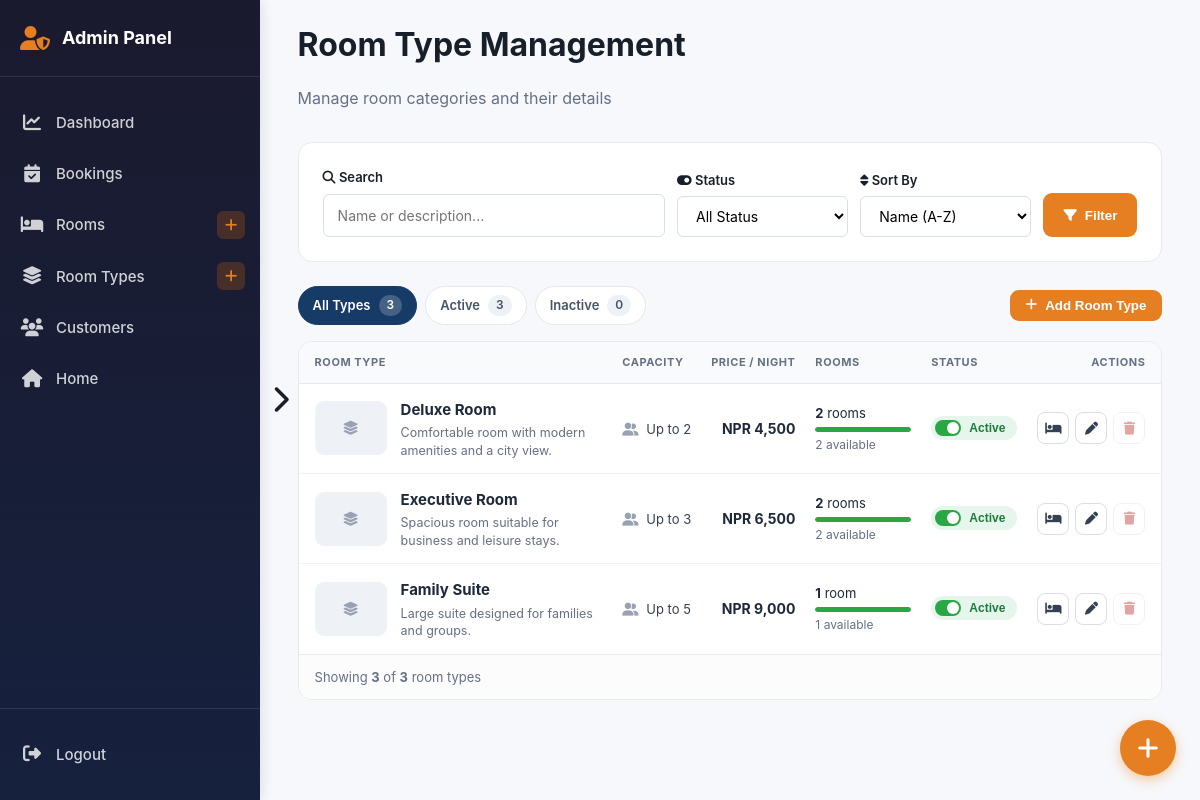
The page /admin/room_types.php (signed in) on the database its author committed.
### tables this page shows
CREATE TABLE room_types (
    id INT UNSIGNED AUTO_INCREMENT PRIMARY KEY,
    name VARCHAR(100) NOT NULL,
    description TEXT,
    image VARCHAR(255),
    capacity INT UNSIGNED NOT NULL DEFAULT 2,
    amenities VARCHAR(500),
    status ENUM('active','inactive') DEFAULT 'active',
    created_at TIMESTAMP DEFAULT CURRENT_TIMESTAMP
);

### config/config.php (called while the page is built, shortened)
<?php
function db(): PDO {
    static $pdo = null;
    if ($pdo === null) {
        $dsn = 'mysql:host=' . DB_HOST . ';dbname=' . DB_NAME . ';charset=utf8mb4';
        try {
            $pdo = new PDO($dsn, DB_USER, DB_PASS, [
                PDO::ATTR_ERRMODE => PDO::ERRMODE_EXCEPTION,
                PDO::ATTR_DEFAULT_FETCH_MODE => PDO::FETCH_ASSOC,
                PDO::ATTR_EMULATE_PREPARES => false,
            ]);
        } catch (PDOException $e) {
            error_log('Database connection failed: ' . $e->getMessage());
            http_response_code(503);
            exit('Service temporarily unavailable. Please try again later.');
        }
    }
    return $pdo;
}
function e(?string $value): string {
    return htmlspecialchars($value ?? '', ENT_QUOTES, 'UTF-8');
}

### admin/room_types.php (the view, shortened to what this page needs)
<?php
require_once '../config/config.php';
$search = $_GET['search'] ?? '';
$statusFilter = $_GET['status'] ?? '';
$sortBy = $_GET['sort'] ?? 'name_asc';
$page = max(1, (int)($_GET['page'] ?? 1));
$perPage = 10;
$offset = ($page - 1) * $perPage;
$sql = "SELECT rt.*, COUNT(r.id) as room_count, SUM(r.status='available') as available_count,
               MIN(r.price) as min_price, MAX(r.price) as max_price
        FROM room_types rt
        LEFT JOIN rooms r ON r.room_type_id=rt.id
        WHERE 1=1";
$params = [];
$sql .= " GROUP BY rt.id";
$countSql = "SELECT COUNT(*) FROM room_types WHERE 1=1";
$countParams = [];
$countStmt = db()->prepare($countSql);
$countStmt->execute($countParams);
$totalTypes = (int)$countStmt->fetchColumn();
switch($sortBy) {
    case 'name_asc':
    default:
        $sql .= " ORDER BY rt.name ASC";
        break;
}
$sql .= " LIMIT $perPage OFFSET $offset";
$stmt = db()->prepare($sql);
$stmt->execute($params);
$types = $stmt->fetchAll();
$counts = ['' => 0];
foreach (db()->query("SELECT status, COUNT(*) c FROM room_types GROUP BY status") as $c) { $counts[$c['status']] = (int)$c['c']; $counts[''] += (int)$c['c']; }
$tabs = ['' => 'All Types', 'active' => 'Active', 'inactive' => 'Inactive'];
$tabUrl = function ($st) use ($search, $sortBy) {
    return 'room_types.php?' . http_build_query(array_filter(['status' => $st, 'search' => $search, 'sort' => $sortBy !== 'name_asc' ? $sortBy : '']));
};
require '../partials_header.php';
require 'partials_admin_nav.php';
?>
<div class="page" style="background:#f6f8fb">
<div class="container">
<div style="margin-bottom:32px">
<h1 style="margin:0 0 8px">Room Type Management</h1>
<p class="muted">Manage room categories and their details</p>
</div>
<div class="panel" style="margin-bottom:24px">
<form method="get" action="room_types.php">
<div style="display:grid;grid-template-columns:2fr 1fr 1fr auto;gap:12px;align-items:end">
<div>
<label style="display:block;margin-bottom:6px;font-weight:600;font-size:13px;color:var(--dark)">
<i class="fas fa-search"></i> Search
</label>
<input type="text" name="search" value="<?=e($search)?>" placeholder="Name or description..." style="width:100%;padding:10px 14px;border:1px solid #d9dee7;border-radius:6px;font-size:14px">
</div>
<div>
<label style="display:block;margin-bottom:6px;font-weight:600;font-size:13px;color:var(--dark)">
<i class="fas fa-toggle-on"></i> Status
</label>
<select name="status" style="width:100%;padding:10px 14px;border:1px solid #d9dee7;border-radius:6px;font-size:14px">
<option value="">All Status</option>
</select>
</div>
<div>
<label style="display:block;margin-bottom:6px;font-weight:600;font-size:13px;color:var(--dark)">
<i class="fas fa-sort"></i> Sort By
</label>
<select name="sort" style="width:100%;padding:10px 14px;border:1px solid #d9dee7;border-radius:6px;font-size:14px">
<option value="name_asc" <?=$sortBy==='name_asc'?'selected':''?>>Name (A-Z)</option>
</select>
</div>
<div style="display:flex;gap:8px">
<button type="submit" class="btn orange" style="padding:10px 20px;white-space:nowrap;height:44px;display:inline-flex;align-items:center;gap:8px">
<i class="fas fa-filter"></i> Filter
</button>
</div>
</div>
</form>
</div>
<div class="rt-tabs">
<?php foreach ($tabs as $k => $label): ?>
<a href="<?=e($tabUrl($k))?>" class="rt-tab <?=$statusFilter === $k ? 'active' : ''?>"><?=$label?> <span><?=$counts[$k] ?? 0?></span></a>
<?php endforeach; ?>
<button type="button" onclick="openAddModal()" class="btn orange" style="margin-left:auto;gap:8px;padding:8px 16px"><i class="fas fa-plus"></i> Add Room Type</button>
</div>
<div class="panel rt-panel">
<?php if(count($types) === 0): ?>
<div style="text-align:center;padding:60px 20px">
<i class="fas fa-layer-group" style="font-size:64px;color:#d9dee7;margin-bottom:20px"></i>
<h3 style="color:var(--muted);margin:0 0 12px">No room types found</h3>
<p class="muted" style="margin-bottom:24px">
<?php if($search || $statusFilter): ?>
Try adjusting your search or filter criteria
<?php else: ?>
Create your first room type to get started
<?php endif; ?>
</p>
<?php if($search || $statusFilter): ?>
<a href="room_types.php" class="btn light"><i class="fas fa-redo"></i> Clear Filters</a>
<?php else: ?>
<button onclick="openAddModal()" class="btn orange"><i class="fas fa-plus" style="margin-right:8px"></i>Add Room Type</button>
<?php endif; ?>
</div>
<?php else: ?>
<div class="rt-scroll">
<table class="rt-table">
<thead>
<tr>
<th>Room Type</th>
<th>Capacity</th>
<th style="text-align:right">Price / night</th>
<th>Rooms</th>
<th>Status</th>
<th style="text-align:right">Actions</th>
</tr>
</thead>
<tbody>
<?php foreach($types as $t):
    $active = $t['status'] === 'active';
    $rc = (int)$t['room_count']; $ac = (int)$t['available_count'];
?>
<tr>
<td>
<div class="rt-type">
<div class="rt-thumb">
<i class="fas fa-layer-group"></i>
</div>
<div style="min-width:0">
<div class="rt-name"><?=e(rtrim($t['name'], '. '))?></div>
<div class="rt-desc" title="<?=e($t['description'] ?: '')?>"><?=e($t['description'] ?: 'No description provided')?></div>
</div>
</div>
</td>
<td><span class="rt-cap"><i class="fas fa-user-friends"></i> Up to <?=(int)$t['capacity']?></span></td>
<td style="text-align:right">
<?php if ($rc): ?>
<span class="rt-price">NPR <?=number_format((float)$t['min_price'])?><?=$t['min_price'] != $t['max_price'] ? '&ndash;' . number_format((float)$t['max_price']) : ''?></span>
<?php else: ?><span class="rt-sub">&ndash;</span><?php endif; ?>
</td>
<td>
<?php if ($rc): ?>
<a class="rt-rooms" href="rooms.php?type=<?=$t['id']?>" title="View rooms of this type">
<span><strong><?=$rc?></strong> room<?=$rc == 1 ? "" : "s"?></span>
<span class="rt-bar"><span style="width:<?=round($ac / $rc * 100)?>%"></span></span>
<span class="rt-sub"><?=$ac?> available</span>
</a>
<?php else: ?>
<span class="rt-sub">No rooms yet</span>
<?php endif; ?>
</td>
<td>
<form method="post" style="margin:0" onsubmit="return confirm('<?=$active ? 'Disable' : 'Enable'?> this room type?<?=$active ? '\\nIt will be hidden from customers.' : ''?>')">
<button type="submit" class="rt-switch <?=$active ? 'on' : ''?>" title="<?=$active ? 'Hide from customers' : 'Show to customers'?>">
<span class="knob"></span><?=$active ? 'Active' : 'Inactive'?>
</button>
</form>
</td>
<td style="text-align:right">
<div class="rt-actions">
<a href="rooms.php?type=<?=$t['id']?>" class="rt-btn" title="View rooms" aria-label="View rooms"><i class="fas fa-bed"></i></a>
<button type="button" class="rt-btn" title="Edit room type" aria-label="Edit room type" data-type="<?=e(json_encode($t))?>" onclick="editRoomType(JSON.parse(this.dataset.type))"><i class="fas fa-pen"></i></button>
<form method="post" style="margin:0" onsubmit="return confirm('Delete room type <?=e(addslashes($t['name']))?>?\n\nThis cannot be undone.')">
<button type="submit" class="rt-btn rt-danger" aria-label="Delete room type" <?=$rc > 0 ? 'disabled title="Cannot delete: ' . $rc . ' room(s) use this type"' : 'title="Delete room type"'?>><i class="fas fa-trash"></i></button>
</form>
</div>
</td>
</tr>
<?php endforeach; ?>
</tbody>
</table>
</div>
<div class="rt-foot">Showing <strong><?=count($types)?></strong> of <strong><?=$totalTypes ?? count($types)?></strong> room types</div>
<?php endif; ?>
</div>
</div>
</div>
<button onclick="openAddModal()" class="fab-button" title="Add Room Type">
<i class="fas fa-plus"></i>
</button>
<?php require 'partials_admin_footer.php'; ?>

### assets/style.css (style rules this page uses)
:root { --primary:#173b67;--accent:#e67e22;--dark:#17202a;--muted:#667085; --bg:#f6f8fb;--card:#fff;--border:#e6e9ef;--success:#18864b;--danger:#c0392b; }
* { box-sizing:border-box }
body { margin:0;font-family:Inter,Arial,sans-serif;color:var(--dark);background:var(--bg);line-height:1.55 }
a { text-decoration:none;color:inherit }
.container { width:min(1180px,92%);margin:auto }
.btn { display:inline-flex;border:0;border-radius:9px;padding:11px 17px;background:var(--primary);color:#fff;cursor:pointer;font-weight:700;transition:all 0.2s ease;text-align:center;justify-content:center }
.btn.orange { background:var(--accent) }
label { font-size:13px;font-weight:700;display:block;margin-bottom:5px }
input,select,textarea { width:100%;padding:11px;border:1px solid #d9dee7;border-radius:8px;background:#fff;font:inherit }
.muted { color:var(--muted) }
.page { padding:40px 0;min-height:70vh }
.panel { background:#fff;border:1px solid var(--border);border-radius:14px;padding:24px }
.fab-button { position: fixed; bottom: 24px; right: 24px; width: 56px; height: 56px; border-radius: 50%; background: var(--accent); color: #fff; border: none; cursor: pointer; display: flex; align-items: center; justify-content: center; font-size: 24px; box-shadow: 0 4px 12px rgba(245, 127, 23, 0.4); transition: all 0.3s ease; z-index: 1000; text-decoration: none; }
.admin-content-wrapper .page { background: transparent; padding-top: 20px; }

### rows shown on the page
room_types: name "Deluxe Room", description "Comfortable room with modern amenities and a city view.", capacity "2", min_price "4,500", rc "2", $ac / $rc * 100 100 (drawn), ac "2", status "Active"
room_types: name "Executive Room", description "Spacious room suitable for business and leisure stays.", capacity "3", min_price "6,500", rc "2", $ac / $rc * 100 100 (drawn), ac "2", status "Active"
room_types: name "Family Suite", description "Large suite designed for families and groups.", capacity "5", min_price "9,000", rc "1", $ac / $rc * 100 100 (drawn), ac "1", status "Active"

### other values the page prints
$label "All Types"
$counts[$k] "3"
$label "Active"
$label "Inactive"
$counts[$k] "0"
count($types) "3"
$totalTypes "3"
